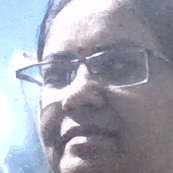
#> input picture Face Recognition/images/babita dash_18.jpg, 173 x 173 px; its folder holds 4 pictures in this run
$ python consolidated_data.py
#> lines starting #> are read from the running program, lines starting #| are printed output that depends on the picture
import cv2
import os
import pickle
import numpy as np

data_dir = os.path.join(os.getcwd(),'data')
img_dir = os.path.join(os.getcwd(),'images')


image_data = []
labels = []

for i in os.listdir(img_dir):                    # lists all filenames in the images folder. Example: ['Siva_1.jpg', 'John_1.jpg'].
    image = cv2.imread(os.path.join(img_dir,i))  #reads the image as a NumPy array in BGR format.
#> image is the input picture: shape (173, 173, 3); mean B, G, R 176, 164, 161
    image = cv2.resize(image,(100,100))           #used to resize into 100*100 pixels
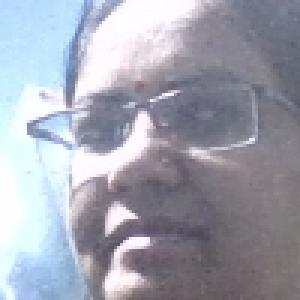
#> image: shape (100, 100, 3) (shown 3 times larger); mean B, G, R 175.9, 163.9, 160.9
    image = cv2.cvtColor(image,cv2.COLOR_BGR2GRAY)# convert bgr to gray
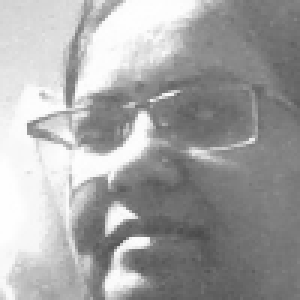
#> image: shape (100, 100) (shown 3 times larger); min 75, max 255, mean 164.4
    image_data.append(image)                      #adds processed image to the list.
    labels.append(str(i).split("_")[0])           # 'Siva_1.jpg'.split("_")[0] → 'Siva'
#> pass 2 of the loop `for i in os.listdir(img_dir):                    # lists all filenames..`:
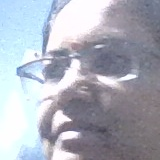
#> input picture Face Recognition/images/babita dash_24.jpg, 160 x 160 px
#> image is the input picture: shape (160, 160, 3); mean B, G, R 186.6, 175.4, 171.5
#> `image = cv2.resize(image,(100,100))`:
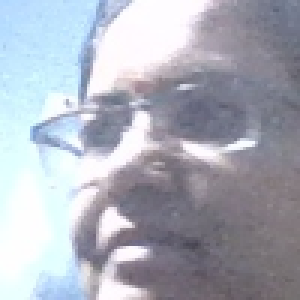
#> image: shape (100, 100, 3) (shown 3 times larger); mean B, G, R 186.5, 175.3, 171.4
#> `image = cv2.cvtColor(image,cv2.COLOR_BGR2GRAY)# convert bgr to gray`:
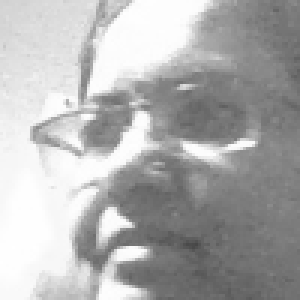
#> image: shape (100, 100) (shown 3 times larger); min 71, max 255, mean 175.4
#> pass 3 of the loop `for i in os.listdir(img_dir):                    # lists all filenames..`:
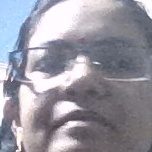
#> input picture Face Recognition/images/babita dash_26.jpg, 152 x 152 px
#> image is the input picture: shape (152, 152, 3); mean B, G, R 161.3, 150.6, 152
#> `image = cv2.resize(image,(100,100))`:
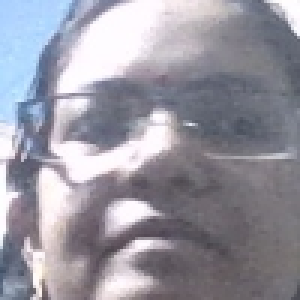
#> image: shape (100, 100, 3) (shown 3 times larger); mean B, G, R 161.2, 150.5, 151.9
#> `image = cv2.cvtColor(image,cv2.COLOR_BGR2GRAY)# convert bgr to gray`:
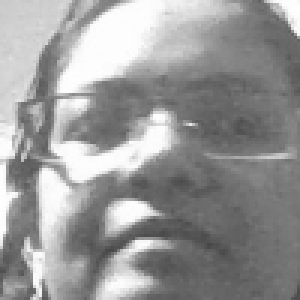
#> image: shape (100, 100) (shown 3 times larger); min 71, max 255, mean 152.1
#> the loop made 4 passes; the first 3 are shown

image_data = np.array(image_data)
labels = np.array(labels)

print(image_data)
print(labels)

import matplotlib.pyplot as plt
#> (the run stopped early here; a loop or call above may not have finished)
